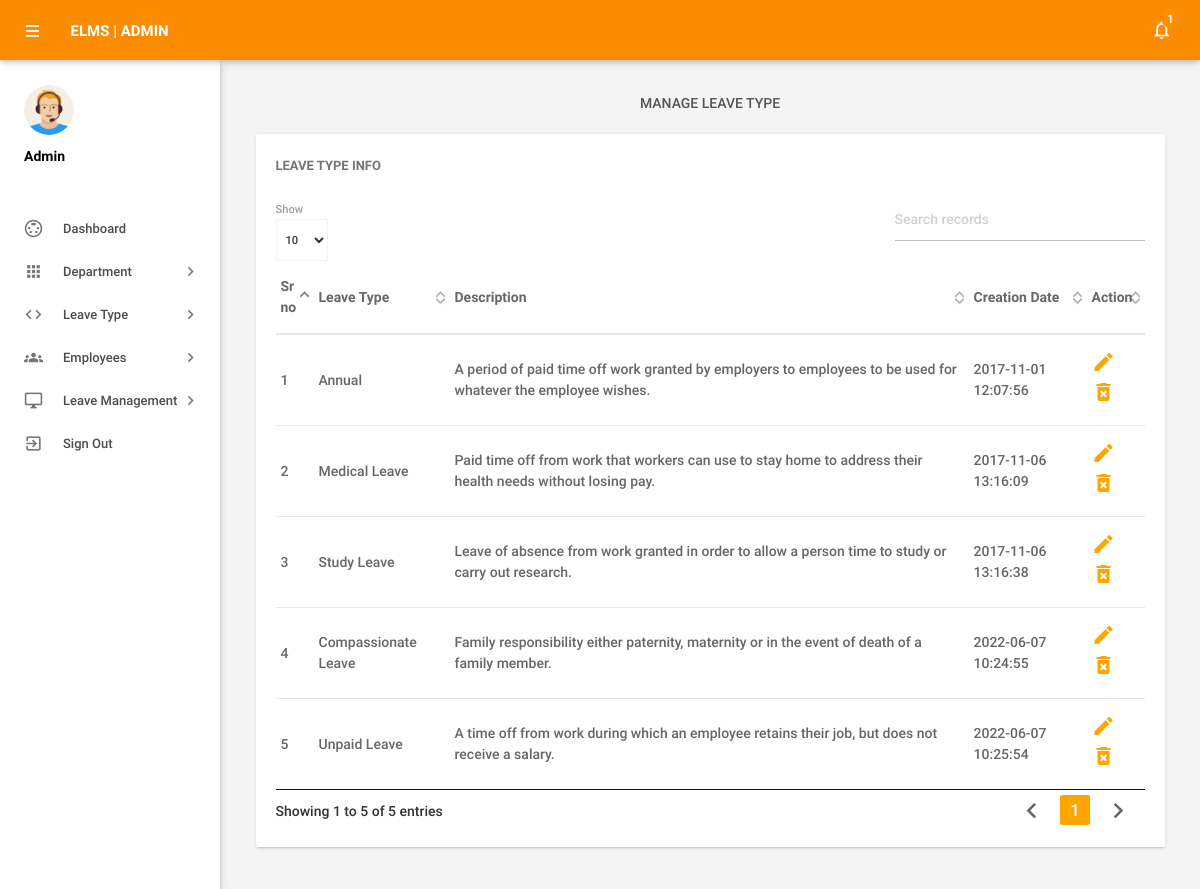
The app's page /admin/manageleavetype.php (signed in) with its own data.
### tables this page shows
CREATE TABLE `leavetype` (
  `id` int(11) NOT NULL,
  `LeaveType` varchar(200) DEFAULT NULL,
  `Description` mediumtext DEFAULT NULL,
  `CreationDate` timestamp NOT NULL DEFAULT current_timestamp()
);

### admin/manageleavetype.php (the view, shortened to what this page needs)
<?php
include('includes/config.php');
if(strlen($_SESSION['alogin'])==0)
    {
header('location:index.php');
}
else{
 ?>
<!DOCTYPE html>
<html lang="en">
    <head>
        <link type="text/css" rel="stylesheet" href="../assets/plugins/materialize/css/materialize.min.css"/>
        <link href="../assets/plugins/material-preloader/css/materialPreloader.min.css" rel="stylesheet">
        <link href="../assets/plugins/datatables/css/jquery.dataTables.min.css" rel="stylesheet">
        <link href="../assets/css/alpha.min.css" rel="stylesheet" type="text/css"/>
        <link href="../assets/css/custom.css" rel="stylesheet" type="text/css"/>
    </head>
    <body>
       <?php include('includes/header.php');?>
       <?php include('includes/sidebar.php');?>
            <main class="mn-inner">
                <div class="row">
                    <div class="col s12">
                        <div class="page-title">Manage Leave Type</div>
                    </div>
                    <div class="col s12 m12 l12">
                        <div class="card">
                            <div class="card-content">
                                <span class="card-title">Leave Type Info</span>
                                <table id="example" class="display responsive-table ">
                                    <thead>
                                        <tr>
                                            <th>Sr no</th>
                                            <th>Leave Type</th>
                                            <th>Description</th>
                                            <th>Creation Date</th>
                                            <th>Action</th>
                                        </tr>
                                    </thead>
                                    <tbody>
<?php $sql = "SELECT * from leavetype";
$query = $dbh -> prepare($sql);
$query->execute();
$results=$query->fetchAll(PDO::FETCH_OBJ);
$cnt=1;
if($query->rowCount() > 0)
{
foreach($results as $result)
{               ?>
                                        <tr>
                                            <td> <?php echo htmlentities($cnt);?></td>
                                            <td><?php echo htmlentities($result->LeaveType);?></td>
                                            <td><?php echo htmlentities($result->Description);?></td>
                                            <td><?php echo htmlentities($result->CreationDate);?></td>
                                            <td><a href="editleavetype.php?lid=<?php echo htmlentities($result->id);?>"><i class="material-icons">mode_edit</i></a>
                                            <a href="manageleavetype.php?del=<?php echo htmlentities($result->id);?>" onclick="return confirm('Do you want to delete');"> <i class="material-icons">delete_forever</i></a> </td>
                                        </tr>
                                         <?php $cnt++;} }?>
                                    </tbody>
                                </table>
                            </div>
                        </div>
                    </div>
                </div>
            </main>
        </div>
        <div class="left-sidebar-hover"></div>
    </body>
</html>
<?php } ?>

### records on screen
leavetype: LeaveType "Annual", Description "A period of paid time off work granted by employers to employees to be used for whatever the employee wishes.", CreationDate "2017-11-01 12:07:56"
leavetype: LeaveType "Medical Leave", Description "Paid time off from work that workers can use to stay home to address their health needs without losing pay.", CreationDate "2017-11-06 13:16:09"
leavetype: LeaveType "Study Leave", Description "Leave of absence from work granted in order to allow a person time to study or carry out research.", CreationDate "2017-11-06 13:16:38"
leavetype: LeaveType "Compassionate Leave", Description "Family responsibility either paternity, maternity or in the event of death of a family member.", CreationDate "2022-06-07 10:24:55"
leavetype: LeaveType "Unpaid Leave", Description "A time off from work during which an employee retains their job, but does not receive a salary.", CreationDate "2022-06-07 10:25:54"

### other values on screen
$unreadcount "1"
